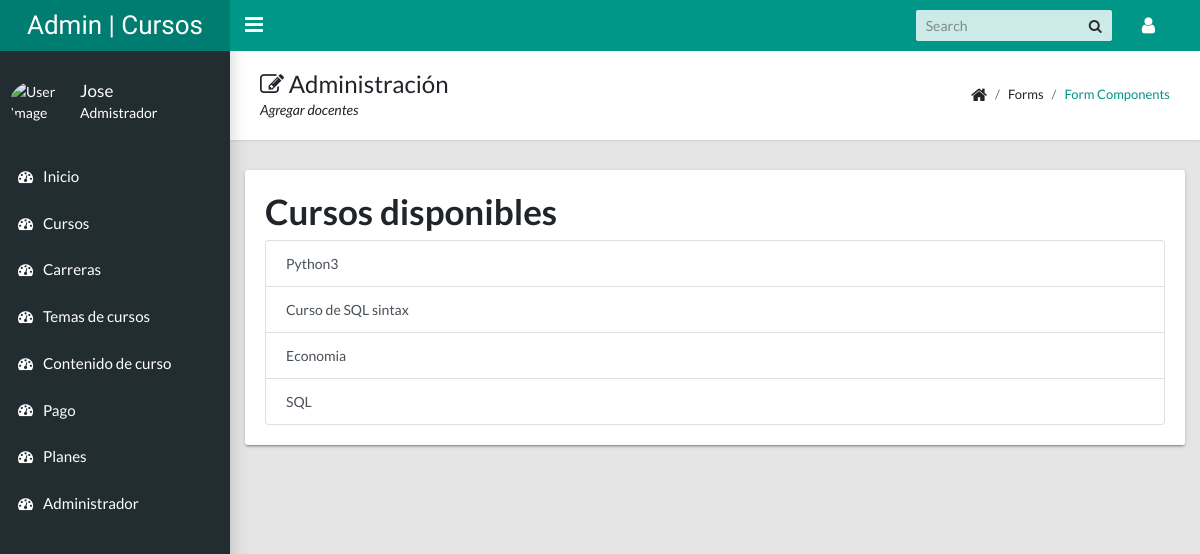
/admin/vistaAgregarContenido.php (signed in), run on the app's committed database.
### tables this page shows
CREATE TABLE `curso` (
  `Id` int(11) NOT NULL,
  `Nombre` varchar(50) NOT NULL,
  `Descripcion` varchar(100) NOT NULL,
  `Fecha` varchar(50) NOT NULL,
  `DuracionCurso` int(11) NOT NULL,
  `Precio` decimal(11,0) NOT NULL,
  `Imagen` varchar(50) NOT NULL,
  `Id_Docente` int(11) NOT NULL,
  `Id_Carrera` int(11) NOT NULL
);

### admin/modulos/contenidoCurso.php (called while the page is built, shortened)
<?php
include_once "../config/conexion.php";
$video = isset($_FILES['video']['name']) ? $_FILES['video']['name'] : "";
print_r($video);
$sql = "SELECT * FROM curso ORDER BY Id ASC";
$sentencia = $pdo->prepare($sql);
$sentencia->execute();
$resultado = $sentencia->fetchAll(PDO::FETCH_ASSOC);
?>

### admin/vistaAgregarContenido.php (the view)
<?php
include_once "templates/header.php";
include_once "templates/sidebar.php";
include_once "modulos/contenidoCurso.php";
?>
<main class="app-content">
    <div class="app-title">
        <div>
            <h1><i class="fa fa-edit"></i> Administración</h1>
            <p>Agregar docentes</p>
        </div>
        <ul class="app-breadcrumb breadcrumb">
            <li class="breadcrumb-item"><i class="fa fa-home fa-lg"></i></li>
            <li class="breadcrumb-item">Forms</li>
            <li class="breadcrumb-item"><a href="#">Form Components</a></li>
        </ul>
    </div>
    <div class="row">
        <div class="col-md-12 tile">
            <h1>Cursos disponibles</h1>
            <div class="list-group">
                <?php foreach($resultado as $curso) :?>
                <a href="vistaContenido.php?id=<?php echo $curso['Id'] ?>" class="list-group-item list-group-item-action">
                    <?php echo $curso['Nombre']; ?>
                </a>
                <?php endforeach?>
            </div>
        </div>
    </div>
</main>
<?php include_once "templates/footer.php"; ?>

### data on the page
curso: Nombre "Python3"
curso: Nombre "Curso de SQL sintax"
curso: Nombre "Economia"
curso: Nombre "SQL"

### other printed values
$_SESSION['admin']['Nombres'] "Jose"
